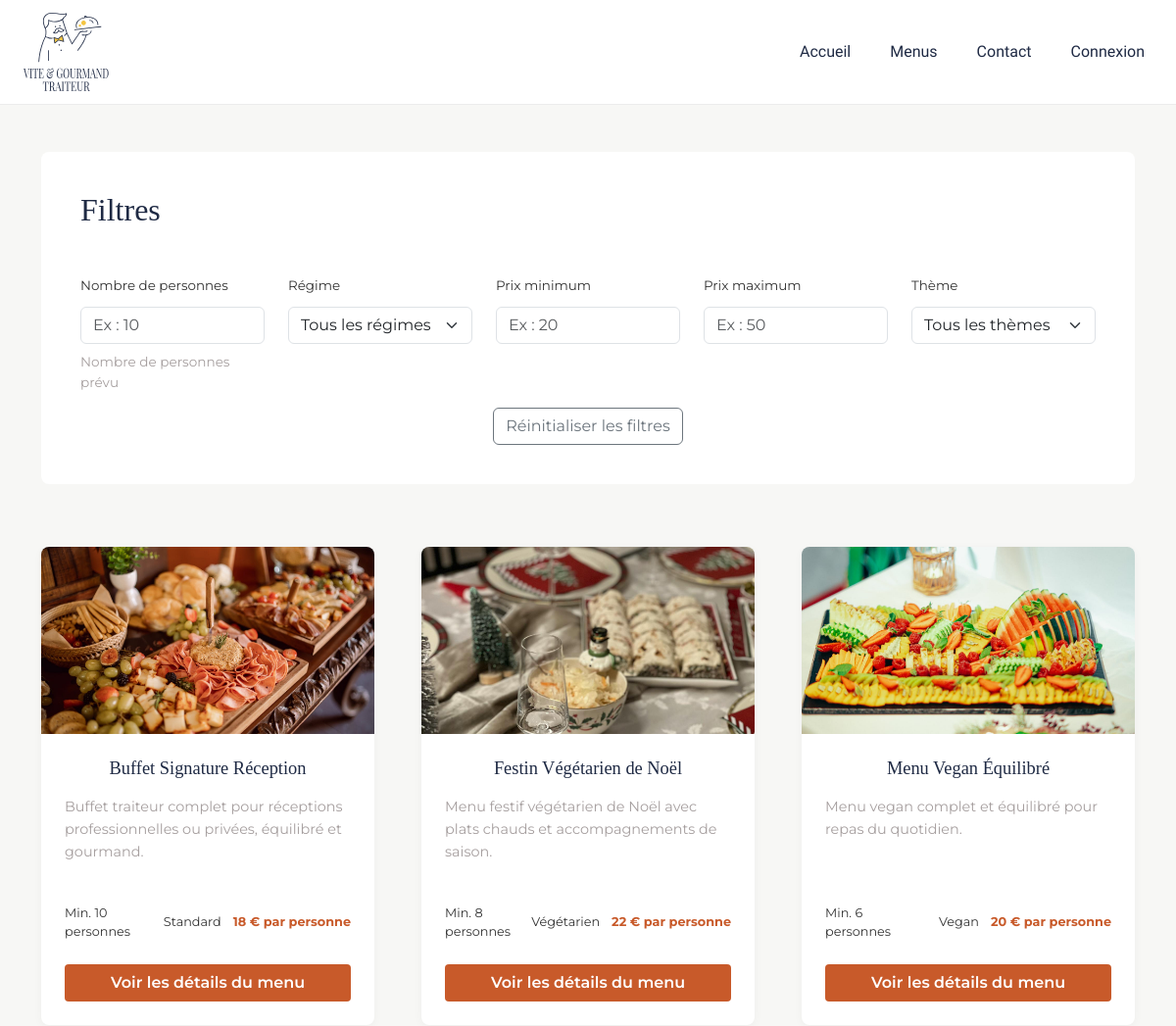
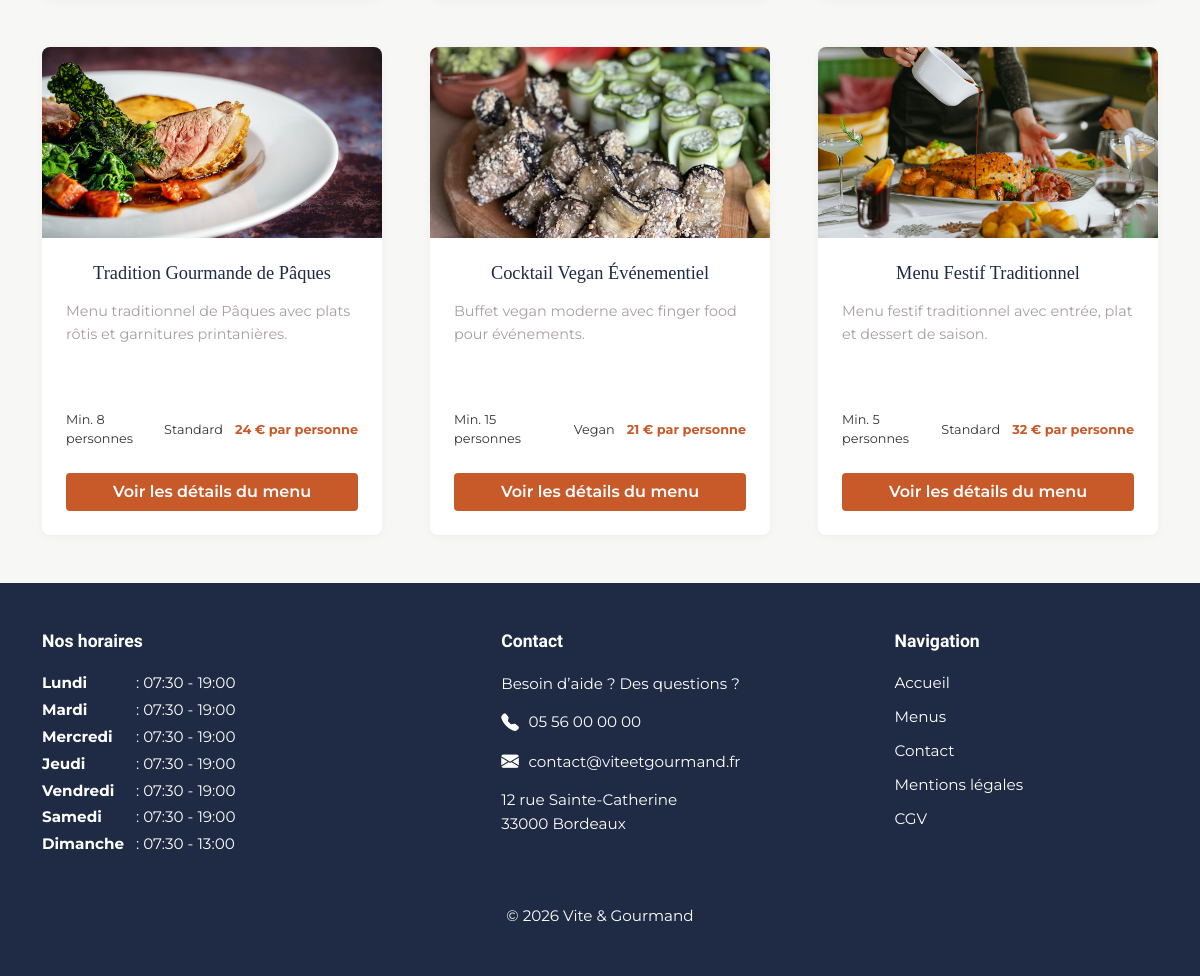
Page /public/index.php?url=menus on the committed database (2 pictures, top to bottom).
### tables this page shows
CREATE TABLE menu (
    id INT AUTO_INCREMENT PRIMARY KEY,
    titre VARCHAR(100) NOT NULL,
    description_courte TEXT,
    description_longue TEXT,
    nb_personnes_min INT NOT NULL,
    prix_par_personne DECIMAL(10, 2) NOT NULL,
    stock INT NOT NULL,
    conditions TEXT,
    theme_id INT NOT NULL,
    regime_id INT NOT NULL,
    restaurant_id INT NOT NULL
);

CREATE TABLE image (
    id INT AUTO_INCREMENT PRIMARY KEY,
    url VARCHAR(255) NOT NULL,
    texte_alternatif VARCHAR(255),
    ordre_affichage INT NOT NULL,
    menu_id INT NOT NULL
);

CREATE TABLE regime (
    id INT AUTO_INCREMENT PRIMARY KEY,
    nom VARCHAR(50) NOT NULL UNIQUE
);

CREATE TABLE horaire (
    id INT AUTO_INCREMENT PRIMARY KEY,
    jour_semaine ENUM('Lundi', 'Mardi', 'Mercredi', 'Jeudi', 'Vendredi', 'Samedi', 'Dimanche') NOT NULL,
    heure_ouverture TIME NOT NULL,
    heure_fermeture TIME NOT NULL,
    restaurant_id INT NOT NULL
);

### app/Controllers/MenuController.php (called while the page is built, shortened)
<?php
require_once __DIR__ . '/../Models/MenuModel.php';
class MenuController
{
    public function index(): void
    {
        $menuModel = new MenuModel();
        $menus = $menuModel->getAllMenus();
        require_once __DIR__ . '/../Views/pages/menus.php';
    }
}

### app/Models/MenuModel.php (called while the page is built, shortened)
<?php
class MenuModel
{
    public function getAllMenus(): array
    {
        $pdo = Database::getConnection();
        $sql = "
      SELECT
          menu.id,
          menu.titre,
          menu.description_courte,
          menu.nb_personnes_min,
          menu.prix_par_personne,
            regime.nom AS regime,
            image.url AS image_url,
            image.texte_alternatif
        FROM menu
        INNER JOIN regime ON menu.regime_id = regime.id
        LEFT JOIN image
          ON image.menu_id = menu.id
          AND image.ordre_affichage = 1
      ORDER BY menu.id ASC
    ";
        $stmt = $pdo->query($sql);
        return $stmt->fetchAll();
    }
}

### app/Models/HoraireModel.php (called while the page is built, shortened)
<?php
class HoraireModel
{
    public function getAll(): array
    {
        $pdo = Database::getConnection();
        $sql = "
            SELECT *
            FROM horaire
            ORDER BY FIELD(
                jour_semaine,
                'Lundi',
                'Mardi',
                'Mercredi',
                'Jeudi',
                'Vendredi',
                'Samedi',
                'Dimanche'
            )
        ";
        $stmt = $pdo->query($sql);
        return $stmt->fetchAll();
    }
}

### app/Views/pages/menus.php (the view, shortened to what this page needs)
<?php require_once __DIR__ . '/../layouts/header.php';
?>
<main class="menus-page py-5">
    <section class="container">
        <div class="filters-card">
            <h1 class="filters-title mb-5">Filtres</h1>
            <div class="row g-4 align-items-start">
                <div class="col-12 col-md-6 col-lg">
                    <div class="filter-item">
                        <label class="form-label">Nombre de personnes</label>
                        <input type="number" id="peopleFilter" class="form-control" min="1" placeholder="Ex : 10">
                        <small class="filter-help">Nombre de personnes prévu</small>
                    </div>
                </div>
                <div class="col-12 col-md-6 col-lg">
                    <div class="filter-item">
                        <label class="form-label">Régime</label>
                        <select id="regimeFilter" class="form-select">
                            <option value="">Tous les régimes</option>
                        </select>
                    </div>
                </div>
                <div class="col-12 col-md-6 col-lg">
                    <div class="filter-item">
                        <label for="priceMinFilter" class="form-label">
                            Prix minimum
                        </label>
                        <input type="number" id="priceMinFilter" class="form-control" min="0" placeholder="Ex : 20">
                    </div>
                </div>
                <div class="col-12 col-md-6 col-lg">
                    <div class="filter-item">
                        <label for="priceMaxFilter" class="form-label">
                            Prix maximum
                        </label>
                        <input type="number" id="priceMaxFilter" class="form-control" min="0" placeholder="Ex : 50">
                    </div>
                </div>
                <div class="col-12 col-md-6 col-lg">
                    <div class="filter-item">
                        <label class="form-label">Thème</label>
                        <select id="themeFilter" class="form-select">
                            <option value="">Tous les thèmes</option>
                        </select>
                    </div>
                </div>
            </div>
            <div class="col-12 mt-3 d-flex justify-content-center">
                <button type="button" id="resetFilters" class="btn btn-outline-secondary">
                    Réinitialiser les filtres
                </button>
            </div>
        </div>
    </section>
    <section class="container menus-list-section">
        <div id="menusContainer" class="row g-5">
            <?php foreach ($menus as $menu): ?>
                <div class="col-12 col-md-6 col-xl-4">
                    <article class="menu-card">
                        <div class="menu-card-img-wrapper">
                            <img
                                src="<?= BASE_URL ?>/<?= htmlspecialchars($menu['image_url'] ?? 'assets/images/menus/default.jpg') ?>"
                                alt="<?= htmlspecialchars($menu['texte_alternatif'] ?? $menu['titre']) ?>"
                                class="menu-card-img">
                        </div>
                        <div class="menu-card-body">
                            <h2 class="menu-card-title">
                                <?= htmlspecialchars($menu['titre']) ?>
                            </h2>
                            <p class="menu-card-description">
                                <?= htmlspecialchars($menu['description_courte']) ?>
                            </p>
                            <div class="menu-card-info">
                                <span>
                                    Min. <?= (int) $menu['nb_personnes_min'] ?> personnes
                                </span>
                                <span>
                                    <?= htmlspecialchars($menu['regime']) ?>
                                </span>
                                <strong>
                                    <?= number_format($menu['prix_par_personne'], 0, ',', ' ') ?> € par personne
                                </strong>
                            </div>
                            <a href="index.php?url=menu-detail&id=<?= (int) $menu['id'] ?>" class="btn menu-card-btn">
                                Voir les détails du menu
                            </a>
                        </div>
                    </article>
                </div>
            <?php endforeach; ?>
        </div>
    </section>
</main>
<?php require_once __DIR__ . '/../layouts/footer.php'; ?>

### app/Views/layouts/footer.php (shortened to what this page needs)
<?php
require_once __DIR__ . '/../../Models/HoraireModel.php';
$horaireModel = new HoraireModel();
$footerHoraires = $horaireModel->getAll();
?>
<footer class="site-footer">
    <div class="container">
        <div class="footer-grid">
            <div class="footer-column">
                <h3 class="footer-hours-title">
                    Nos horaires
                </h3>
                <div class="footer-hours-list">
                    <?php foreach ($footerHoraires as $horaire): ?>
                        <p class="footer-hours">
                            <strong>
                                <?= htmlspecialchars($horaire['jour_semaine']) ?>
                            </strong>
                            :
                            <?= htmlspecialchars(substr($horaire['heure_ouverture'], 0, 5)) ?>
                            -
                            <?= htmlspecialchars(substr($horaire['heure_fermeture'], 0, 5)) ?>
                        </p>
                    <?php endforeach; ?>
                </div>
            </div>
            <div class="footer-column">
                <h3 class="footer-hours-title">
                    Contact
                </h3>
                <p class="footer-help">
                    Besoin d’aide ? Des questions ?
                </p>
                <a href="tel:+33556000000" class="footer-contact-link">
                    <i class="bi bi-telephone-fill"></i>
                    05 56 00 00 00
                </a>
                <a href="mailto:contact@viteetgourmand.fr"
                    class="footer-contact-link footer-email">
                    <i class="bi bi-envelope-fill"></i>
                    contact@viteetgourmand.fr
                </a>
                <p class="footer-address">
                    12 rue Sainte-Catherine<br>
                    33000 Bordeaux
                </p>
            </div>
            <div class="footer-column">
                <h3 class="footer-hours-title">
                    Navigation
                </h3>
                <nav class="footer-links">
                    <a href="<?= BASE_URL ?>/index.php?url=accueil">
                        Accueil
                    </a>
                    <a href="<?= BASE_URL ?>/index.php?url=menus">
                        Menus
                    </a>
                    <a href="<?= BASE_URL ?>/index.php?url=contact">
                        Contact
                    </a>
                    <a href="<?= BASE_URL ?>/index.php?url=mentions-legales">
                        Mentions légales
                    </a>
                    <a href="<?= BASE_URL ?>/index.php?url=cgv">
                        CGV
                    </a>
                </nav>
            </div>
        </div>
        <p class="footer-copyright mt-5 mb-0">
            © 2026 Vite & Gourmand
        </p>
    </div>
</footer>
</body>
</html>

### rows in the picture
menu: image.url (picture), titre "Buffet Signature Réception", description_courte "Buffet traiteur complet pour réceptions professionnelles ou privées, équilibré et gourmand.", nb_personnes_min "10", regime.nom "Standard", prix_par_personne "18"
menu: image.url (picture), titre "Festin Végétarien de Noël", description_courte "Menu festif végétarien de Noël avec plats chauds et accompagnements de saison.", nb_personnes_min "8", regime.nom "Végétarien", prix_par_personne "22"
menu: image.url (picture), titre "Menu Vegan Équilibré", description_courte "Menu vegan complet et équilibré pour repas du quotidien.", nb_personnes_min "6", regime.nom "Vegan", prix_par_personne "20"
menu: image.url (picture), titre "Tradition Gourmande de Pâques", description_courte "Menu traditionnel de Pâques avec plats rôtis et garnitures printanières.", nb_personnes_min "8", regime.nom "Standard", prix_par_personne "24"
menu: image.url (picture), titre "Cocktail Vegan Événementiel", description_courte "Buffet vegan moderne avec finger food pour événements.", nb_personnes_min "15", regime.nom "Vegan", prix_par_personne "21"
menu: image.url (picture), titre "Menu Festif Traditionnel", description_courte "Menu festif traditionnel avec entrée, plat et dessert de saison.", nb_personnes_min "5", regime.nom "Standard", prix_par_personne "32"
horaire: jour_semaine "Lundi", heure_ouverture "07:30", heure_fermeture "19:00"
horaire: jour_semaine "Mardi", heure_ouverture "07:30", heure_fermeture "19:00"
horaire: jour_semaine "Mercredi", heure_ouverture "07:30", heure_fermeture "19:00"
horaire: jour_semaine "Jeudi", heure_ouverture "07:30", heure_fermeture "19:00"
horaire: jour_semaine "Vendredi", heure_ouverture "07:30", heure_fermeture "19:00"
horaire: jour_semaine "Samedi", heure_ouverture "07:30", heure_fermeture "19:00"
horaire: jour_semaine "Dimanche", heure_ouverture "07:30", heure_fermeture "13:00"
